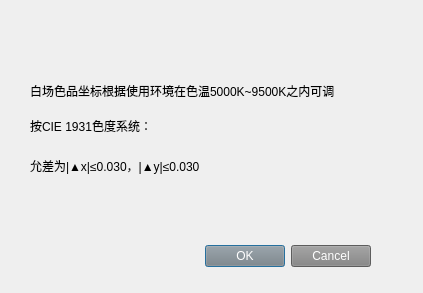
<?xml version="1.0" encoding="UTF-8"?>
<ui version="4.0">
 <class>WhiteFieldCoStd</class>
 <widget class="QDialog" name="WhiteFieldCoStd">
  <property name="geometry">
   <rect>
    <x>0</x>
    <y>0</y>
    <width>423</width>
    <height>293</height>
   </rect>
  </property>
  <property name="windowTitle">
   <string>Dialog</string>
  </property>
  <widget class="QDialogButtonBox" name="buttonBox">
   <property name="geometry">
    <rect>
     <x>30</x>
     <y>240</y>
     <width>341</width>
     <height>32</height>
    </rect>
   </property>
   <property name="styleSheet">
    <string notr="true">background-color: rgb(130,130,130);
color: rgb(255,255,255);</string>
   </property>
   <property name="orientation">
    <enum>Qt::Horizontal</enum>
   </property>
   <property name="standardButtons">
    <set>QDialogButtonBox::Cancel|QDialogButtonBox::Ok</set>
   </property>
  </widget>
  <widget class="QLabel" name="label">
   <property name="geometry">
    <rect>
     <x>30</x>
     <y>60</y>
     <width>391</width>
     <height>61</height>
    </rect>
   </property>
   <property name="text">
    <string>白场色品坐标根据使用环境在色温5000K~9500K之内可调</string>
   </property>
  </widget>
  <widget class="QLabel" name="label_2">
   <property name="geometry">
    <rect>
     <x>30</x>
     <y>110</y>
     <width>381</width>
     <height>31</height>
    </rect>
   </property>
   <property name="text">
    <string>按CIE 1931色度系统：</string>
   </property>
  </widget>
  <widget class="QLabel" name="label_3">
   <property name="geometry">
    <rect>
     <x>30</x>
     <y>140</y>
     <width>301</width>
     <height>51</height>
    </rect>
   </property>
   <property name="text">
    <string>允差为|▲x|≤0.030，|▲y|≤0.030</string>
   </property>
  </widget>
 </widget>
 <resources/>
 <connections>
  <connection>
   <sender>buttonBox</sender>
   <signal>accepted()</signal>
   <receiver>WhiteFieldCoStd</receiver>
   <slot>accept()</slot>
   <hints>
    <hint type="sourcelabel">
     <x>248</x>
     <y>254</y>
    </hint>
    <hint type="destinationlabel">
     <x>157</x>
     <y>274</y>
    </hint>
   </hints>
  </connection>
  <connection>
   <sender>buttonBox</sender>
   <signal>rejected()</signal>
   <receiver>WhiteFieldCoStd</receiver>
   <slot>reject()</slot>
   <hints>
    <hint type="sourcelabel">
     <x>316</x>
     <y>260</y>
    </hint>
    <hint type="destinationlabel">
     <x>286</x>
     <y>274</y>
    </hint>
   </hints>
  </connection>
 </connections>
</ui>
